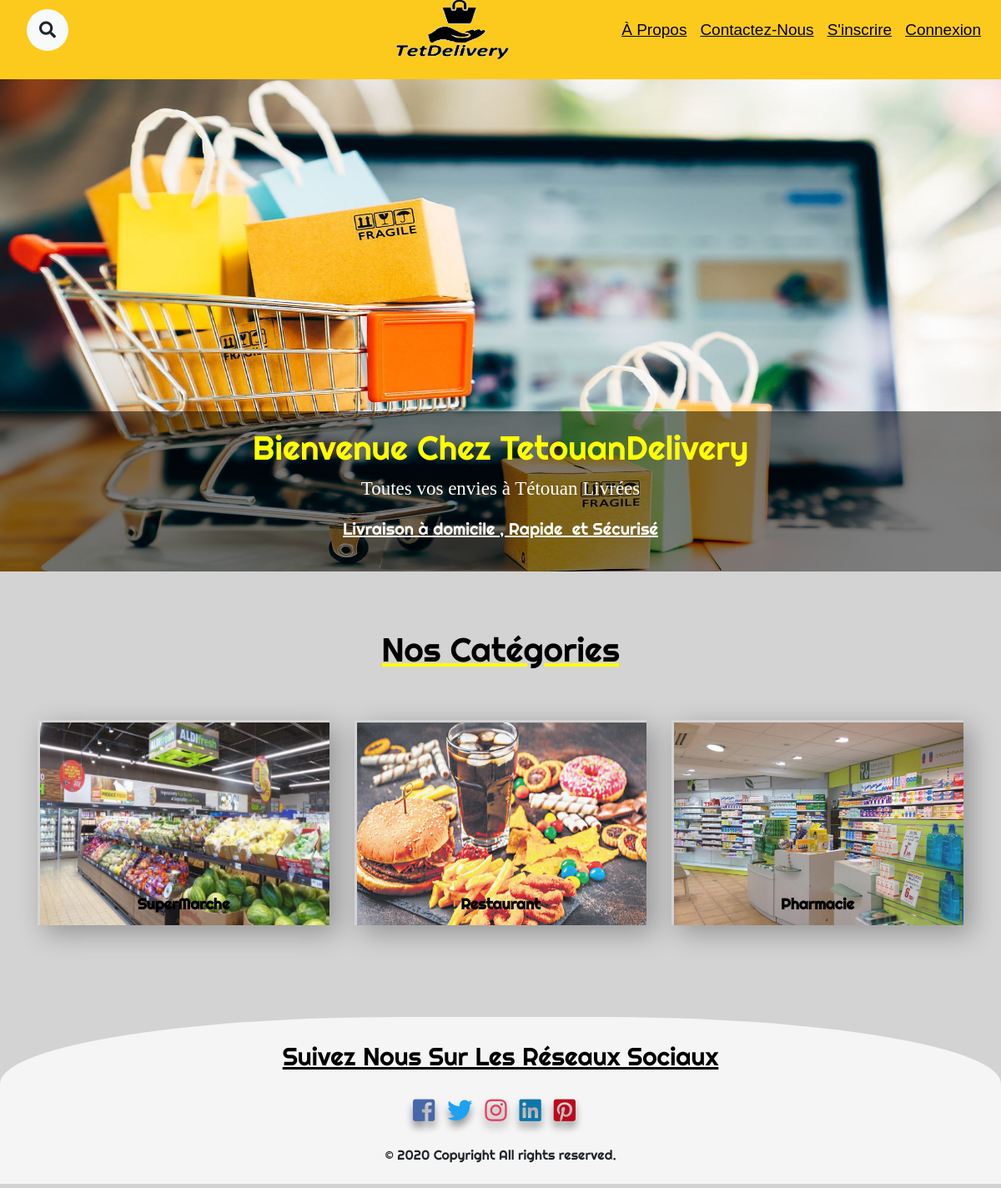
Screenshot of /acceuil.php with the database file from the repository.
### tables this page shows
CREATE TABLE `categorie_compagnie` (
  `idCategorie` int(20) NOT NULL,
  `nom` varchar(50) NOT NULL,
  `image` varchar(50) NOT NULL
);

### acceuil.php (the view, shortened to what this page needs)
<?php define( "TITLE", "Bienvenue sur TétouanDelivery");
include("includes/connectDB.php");
if(isset($_SESSION['id']))
{
if($_SESSION['id']!=null){
    header_remove();
    include("includes/header2.php");
}else{
    header_remove();
include("includes/header.php");
}}
else{
include("includes/header.php");}
?>
<?php
$sql = "SELECT * FROM categorie_compagnie";
$req = mysqli_query($con,$sql) or die('Erreur SQL !<br/>'.$sql.'<br/>'.mysqli_error($con));
?>
<div class="con" style="width: 100%;">
  <img src="images/12.jpg" style="width:100%; height: 590px;">
  <div class="content">
   <center>
       <h1 style="color: yellow; ">&nbsp;Bienvenue  Chez TetouanDelivery&nbsp;</h1>
       <p style="font-size:23px;;font-family: 'Comic Sans MS', 'cursive', serif ; color: white">Toutes vos envies à Tétouan Livrées</p>
                <p style="text-decoration-line: underline;font-size: 20px; color: white;"> Livraison à domicile ,&nbsp;Rapide&nbsp;&nbsp;et Sécurisé</p>
              </center>
  </div>
</div>
<div class="categories-shop">
 <center> <strong> <u ><h1 style="color: black; text-decoration-line: underline; text-decoration-color: yellow; ">Nos Catégories <br></h1></u>
 </strong></center>
        <div class="container">
            <div class="row">
                <?php while($data = mysqli_fetch_array($req)){ ?>
                <div class="col-lg-4 col-md-4 col-sm-12 col-xs-12">
                    <div class="shop-cat-box">
                            <img class="img-fluid" src="images/<?= $data['image'] ?>" alt="" />
                        <a class="btn hvr-hover" href="shop.php?idCategory=<?= $data['idCategorie'] ?>"><?= $data['nom'] ?></a>
                    </div>
                </div>
                <?php } ?>
            </div>
        </div>
    </div>
<?php
include("includes/footer.php");
?>

### includes/header.php (shortened to what this page needs)
<!doctype html>
<html>
<head>
    <link rel="stylesheet" href="css/style_header.css"/>
    <link rel="stylesheet" href="https://stackpath.bootstrapcdn.com/bootstrap/4.5.0/css/bootstrap.min.css">
    <link rel="stylesheet" href="css/styleG.css"/>
        <link href="sweetalert2/dist/sweetalert2.css" rel="stylesheet">
    <link href="https://stackpath.bootstrapcdn.com/font-awesome/4.7.0/css/font-awesome.min.css" rel="stylesheet">
</head>
    <body>
    <header>
 <nav class="navbar headerNav navbar-expand-lg">
     <nav class="navbar" >
     <div class="buscar-caja bg-light rounded-pill">
        <a class="buscar-btn" onclick="openSearch()"><i class="fa fa-search"></i></a>
       </div>
     </nav>
                    <a href="acceuil.php" class="navbar-brand nav-link"><img src="images/banImg4.png" style="width:150px;"></a>
      <div style="justify-content: flex-end;" class="collapse navbar-collapse" id="navbarNav" style="">
    <ul class="navbar-nav">
      <li class="nav-item">
        <a class="nav-link" href="#" onmouseover="this.style.opacity=0.7;" onmouseout="this.style.opacity=1;" data-toggle="modal" data-target="#about">
            <span style="font-family: 'Comic Sans MS', cursive, sans-serif; color: black; font-size: 19px; text-decoration-line: underline; ">À Propos  </span>
          </a>
      </li>
         <li class="nav-item">
        <a class="nav-link" href="#"  onmouseover="this.style.opacity=0.7;" onmouseout="this.style.opacity=1;" data-toggle="modal" data-target="#contactez">
       <span style= "font-family: 'Comic Sans MS', cursive, sans-serif; color: black;font-size: 19px;text-decoration-line: underline; ">Contactez-Nous</span>
          </a>
      </li>
      <li class="nav-item active">
        <a class="nav-link" href="#" onmouseover="this.style.opacity=0.7;" onmouseout="this.style.opacity=1;" data-toggle="modal" data-target="#inscription">
   <span style= "font-family: 'Comic Sans MS', cursive, sans-serif; color: black; font-size: 19px;text-decoration-line: underline; ">S'inscrire</span>
             <span class="sr-only">(current)</span></a>
      </li>
      <li class="nav-item">
        <a class="nav-link" href="#"  onmouseover="this.style.opacity=0.7;" onmouseout="this.style.opacity=1;" data-toggle="modal" data-target="#connexion">
   <span style= "font-family: 'Comic Sans MS', cursive, sans-serif; color: black; font-size: 19px;text-decoration-line: underline; ">Connexion</span>
          </a>
      </li>
    </ul>
  </div>
</nav>
             <link rel="stylesheet" href="https://use.fontawesome.com/releases/v5.1.0/css/all.css">
        </header>

### includes/footer.php (shortened to what this page needs)
<footer class="footer">
    <br>
                   <center><h1 style="font-size: 30px; color: black; text-decoration-line:underline;"> Suivez Nous Sur Les Réseaux Sociaux</h1></center>
   <div class="social-icons">
    <a href="https://www.facebook.com"><i class='fab fa-facebook-square'></i></a>
    <a href="https://www.twitter.com"><i class='fab fa-twitter'></i></a>
    <a href="https://www.instagram.com"><i class='fab fa-instagram'></i></a>
    <a href="https://www.linkedin.com"><i class='fab fa-linkedin'></i></a>
    <a href="https://www.pinterest.com"><i class='fab fa-pinterest-square'></i></a>
    </div>
    <div class="main" id="about">
  <center><p>&copy; 2020 Copyright All rights reserved.</p></center>
     </footer>
    </body>
</html>

### css/styleG.css (style rules this page uses)
body ,html { margin: 0; padding: 0; background-color: lightgray; font-family: 'Righteous', cursive; }
.headerNav { margin-top: -15px; background-color: transparent; }
.buscar-btn { float: left; width: 50px; height: 50px; border-radius: 50%; display: flex; justify-content: center; align-items: center; transition: 0.4s; color: white; cursor: pointer; }
.buscar-btn > i { font-size: 20px; }
header { background-color:#FCCA1D; margin-top: 10px; height: 100px; }
.container .row { justify-content: center; margin-top: 60px; }
.footer { height: 70px; margin-top: 10px; margin-bottom:0 px; min-height:200px; padding-top: 5px; background-color: whitesmoke; border-top-left-radius: 40%; border-top-right-radius: 40%; }
.social-icons { display: flex; justify-content: center; align-items: center; height: 10vh; }
.fab { font-size: 30px; cursor: pointer; text-shadow: 0px 7px 10px rgba(0, 0, 0, 0.4); padding-right: 15px; transition: .4s; }
.fa-facebook-square { color: #4867AA; }
.fa-twitter { color: #1DA1F2; }
.fa-instagram { color: #e4405f; }
.fa-linkedin { color: #0e76a8; }
.fa-pinterest-square { color: #bd081c; }
.hvr-hover { display: inline-block; vertical-align: middle; -webkit-transform: perspective(1px) translateZ(0); transform: perspective(1px) translateZ(0); box-shadow: 0 0 1px rgba(0, 0, 0, 0); position: relative; -webkit-transition-property: color; transition-property: color; -webkit-transition-duration: 0.3s; transition-duration: 0.3s; border-radius: 0; box-shadow: none; }
.hvr-hover::after { content: ""; position: absolute; z-index: -1; top: 0; left: 0; right: 0; bottom: 0; background: black; border-radius: 100%; -webkit-transform: scale(0); transform: scale(0); -webkit-transition-property: transform; transition-property: transform; -webkit-transition-duration: 0.3s; transition-duration: 0.3s; -webkit-transition-timing-function: ease-out; transition-timing-function: ease-out; }
.hvr-hover { overflow: hidden; }
.categories-shop { padding: 70px 0px; }
.shop-cat-box { background-color: lightgray; margin-bottom: 30px; position: relative; padding: 3px; overflow: hidden; border: 0px solid black; box-shadow: 9px 9px 30px 0px rgba(0, 0, 0, 0.3); -webkit-transition: all 0.3s ease; transition: all 0.3s ease-in-out 0s; }
.shop-cat-box img { margin: -10px 0 0 -10px; max-width: none; height: 250px; width: -webkit-calc(100% + 10px); width: calc(100% + 10px); opacity: 0.9; -webkit-transition: opacity 0.35s, -webkit-transform 0.35s; transition: opacity 0.35s, transform 0.35s; -webkit-transform: translate3d(10px,10px,0); transform: translate3d(10px,10px,0); -webkit-backface-visibility: hidden; backface-visibility: hidden; }
.shop-cat-box a { position: absolute; z-index: 2; bottom: 0px; left: 0px; right: 0; margin: 0 auto; text-align: center; border: none; color: black; font-size: 18px; font-weight: 700; padding: 12px 0px; }

### includes/header.php (style rules this page uses)
.navbar-brand { display: block; left: 50%; position: absolute; text-align: center; }
@media (min-width: 500px) { .navbar-brand { position: absolute; left: 45%; transform: translateX(-50%); } }

### acceuil.php (style rules this page uses)
* { box-sizing: border-box; }
.con { position: relative; max-width: 100%; margin: 0 auto; }
.con img { vertical-align: middle; }
.con .content { position: absolute; bottom: 0; background: rgb(0, 0, 0); background: rgba(0, 0, 0, 0.5); color: f1f1f1; width: 100%; padding: 20px; }

### rows the page displays
categorie_compagnie: image (picture), nom "SuperMarche"
categorie_compagnie: image (picture), nom "Restaurant"
categorie_compagnie: image (picture), nom "Pharmacie"
